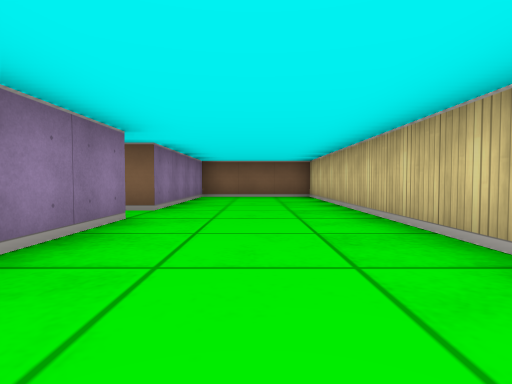
[1] (above)

14 first-person views from a walk through a cub3D ray-caster map. The camera is about half as high as the walls, tilts 2° down and sees 80° across. The floor is counted in squares. Each view is taken from the middle of a square. On the plan, view 1 faces up. The plan holds only what a view shows up to about 9 squares ahead; the rest is blank.

[2]
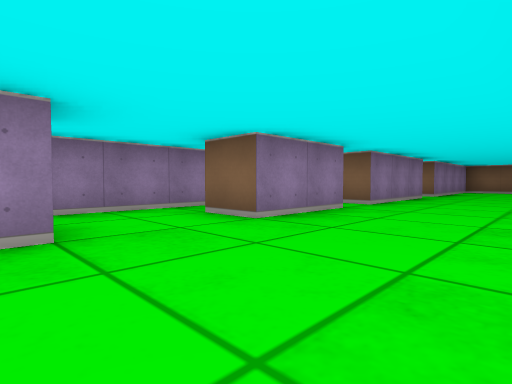

[3]
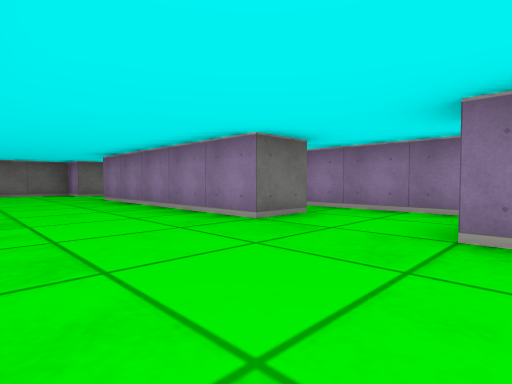

[4]
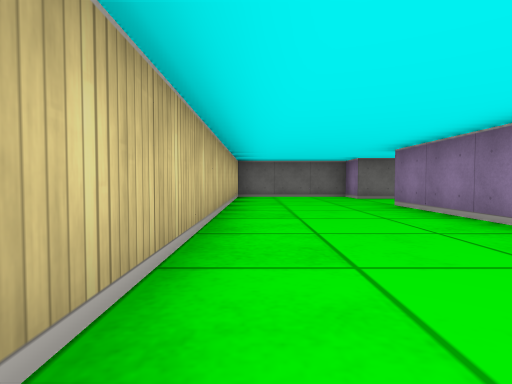

[5]
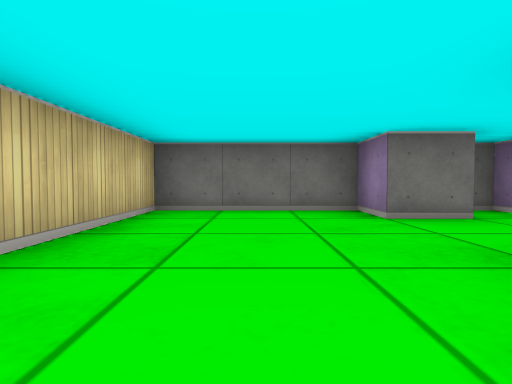

[6]
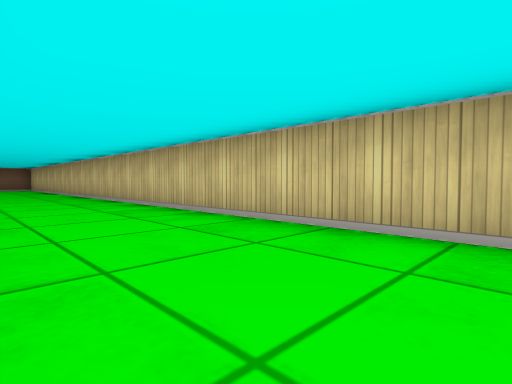

[7]
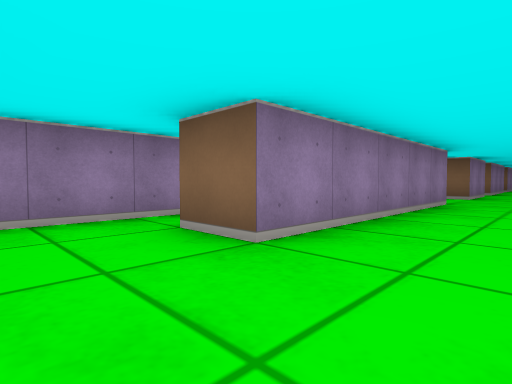

[8]
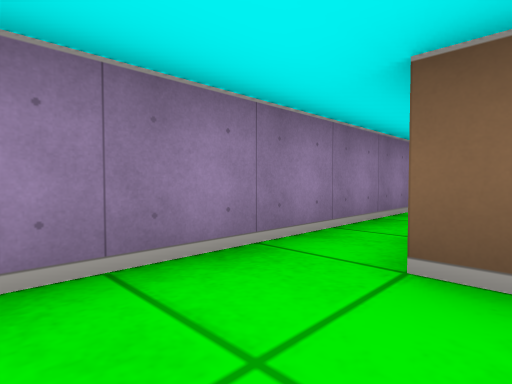

[9]
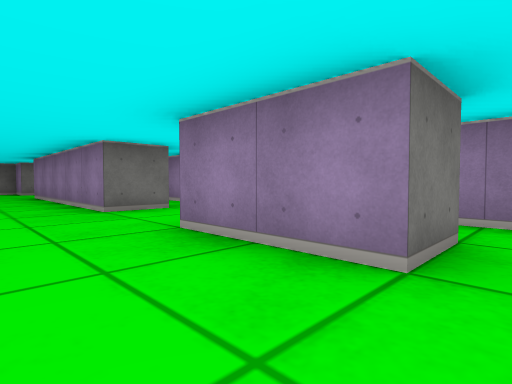

[10]
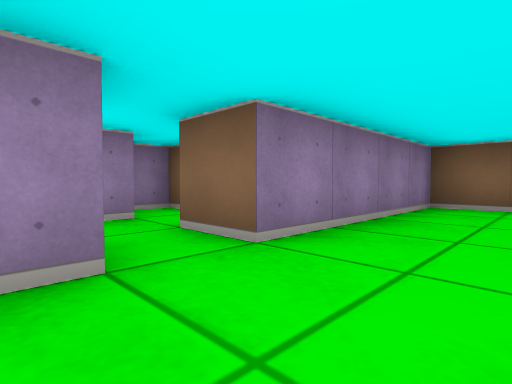

[11]
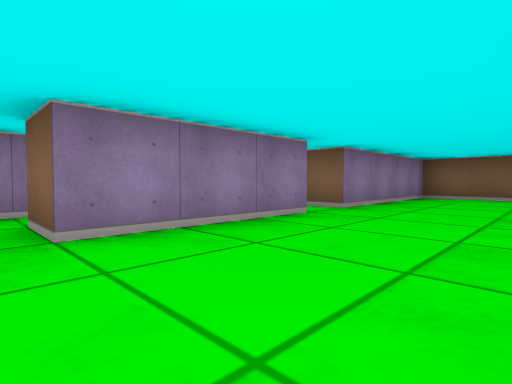

[12]
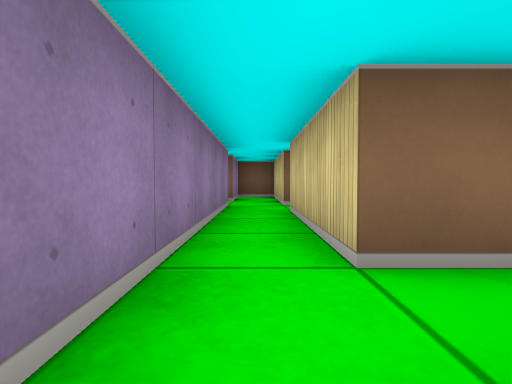

[13]
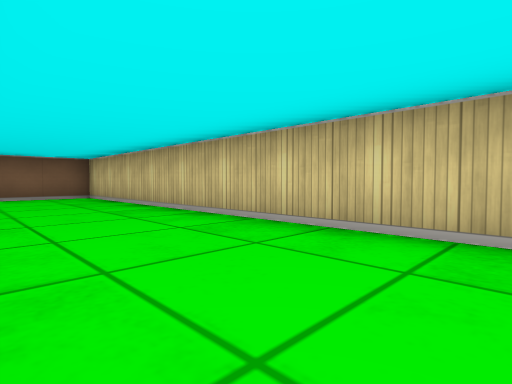

[14]
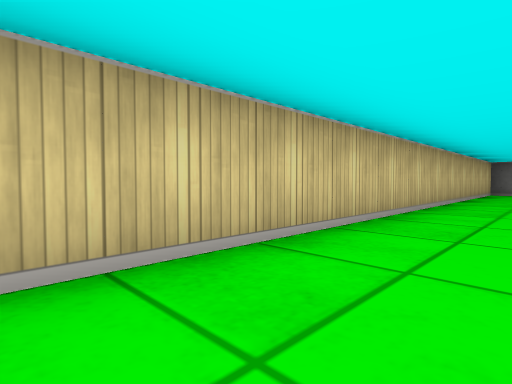

### Floor plan
Ten units are one square. View 1 is at (0, 0); x grows to the right and y downward. Boxes are objects, and circles mark ways between rooms. Rooms are numbered by the first view taken in them; rooms with no view inside come last. Other rooms are left out.
<svg viewBox="-50 -90 70 220">
<path fill="none" stroke="#000" d="M-26 5 -15 5 -15 25 -25 25M-25 45 -15 45 -15 95 -25 95M-15 -36 -15 -5 -25 -5M-26 115 -15 115 -15 125 15 125 15 -85 -15 -85 -15 -45 -25 -45M-35 6 -35 125 -31 125M-25 -45 -25 -75 -35 -75M-35 -46 -35 6M-35 -71 -35 -55 -45 -55 -45 -49M-25 -5 -25 -35"/>
<circle cx="-20" cy="105" r="3" fill="#2a7"/>
<circle cx="-20" cy="35" r="3" fill="#2a7"/>
<circle cx="-20" cy="-40" r="3" fill="#2a7"/>
<circle cx="-20" cy="0" r="3" fill="#2a7"/>
<circle cx="-30" cy="15" r="3" fill="#2a7"/>
<text x="0" y="20">1</text>
<text x="-30" y="60">2</text>
<text x="-30" y="-40">3</text>
</svg>
Room 1 opens to room 2. Room 1 opens to room 3. Room 2 opens to room 3.

Where each view was taken, in squares from view 1:
view 1: 0 up, 0 right, facing up
view 2: 5 down, 1 right, facing up-left
view 3: 2 down, 1 right, facing down-left
view 4: 4 down, 1 right, facing down
view 5: 8 down, 0 right, facing down
view 6: 8 down, 1 left, facing up-right
view 7: 11 down, 0 right, facing up-left
view 8: 11 down, 2 left, facing up-left
view 9: 0 up, 0 right, facing down-left
view 10: 3 up, 0 right, facing up-left
view 11: 0 up, 1 right, facing up-left
view 12: 1 down, 3 left, facing up
view 13: 0 up, 1 left, facing up-right
view 14: 1 down, 0 right, facing down-right
